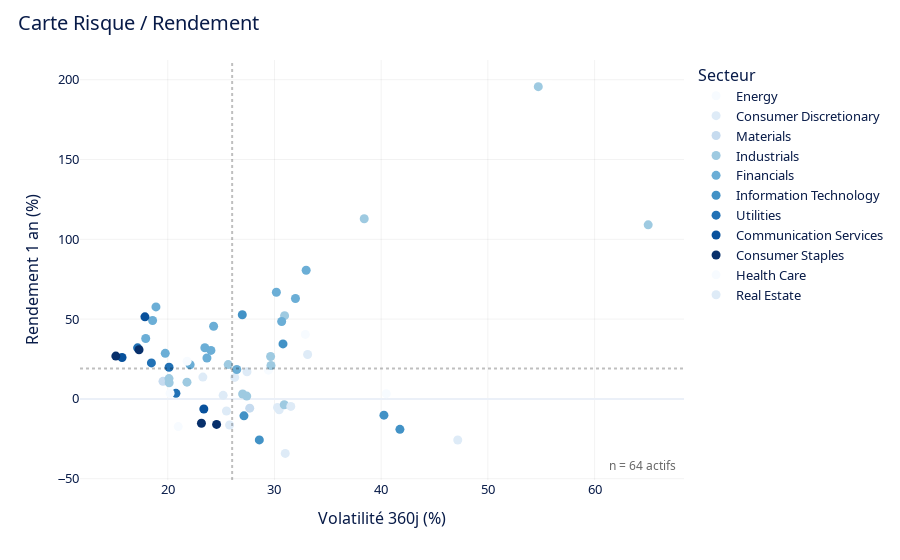

Here is the notebook cell this chart was saved with:
### Markdown cell above
### 1.2) Scatter Risk / Return

### Code cell
fdf = actions.copy()

fig_risk_return = px.scatter(
    fdf,
    x="Volatility 360 Day Calc",
    y="1 Year Total Return - Previous",
    color="Sector (1)",
    hover_data={
        "Ticker": True,
        "Sector (1)": True,
        "Risk Country": True,
        "1 Year Total Return - Previous": ":.2f",
        "Volatility 360 Day Calc": ":.2f",
        "Upside with Target Price from Analyst": ":.2f" if "Upside with Target Price from Analyst" in fdf else False
    },
    template="plotly_white",
    color_discrete_sequence=px.colors.sequential.Blues,  # palette cohérente dérivée du bleu clair
)

# Lignes de médianes
x_med = float(fdf["Volatility 360 Day Calc"].median())
y_med = float(fdf["1 Year Total Return - Previous"].median())
fig_risk_return.add_hline(y=y_med, line_dash="dot", line_color="rgba(0,0,0,0.25)")
fig_risk_return.add_vline(x=x_med, line_dash="dot", line_color="rgba(0,0,0,0.25)")

# Style & labels
fig_risk_return.update_traces(marker=dict(size=9, line=dict(width=0)))
fig_risk_return.update_layout(
    legend_title_text="Secteur",
    xaxis_title="Volatilité 360j (%)",
    yaxis_title="Rendement 1 an (%)",
    annotations=[
        dict(
            text=f"n = {len(fdf)} actifs",
            xref="paper", yref="paper", x=0.99, y=0.01,
            xanchor="right", yanchor="bottom",
            showarrow=False,
            font=dict(color="rgba(0,0,0,0.6)", size=12, family="Noto Sans, Arial")
        )
    ]
)
fig_risk_return = apply_plotly_style(fig_risk_return, title="Carte Risque / Rendement")
fig_risk_return.show()

### Figure 1 — Plotly figure (JSON) as saved in the notebook; plotly's stock layout.template omitted (floating-point values rounded to 4 significant figures)
{"data": [{"customdata": [["TTE FP Equity", "Energy", "FRANCE", 18.26], ["TE FP Equity", "Energy", "FRANCE", 6.041], ["SPM IM Equity", "Energy", "ITALY", 30.58], ["GTT FP Equity", "Energy", "FRANCE", 17.97]], "hovertemplate": "Sector (1)=%{customdata[1]}<br>Volatility 360 Day Calc=%{x:.2f}<br>1 Year Total Return - Previous=%{y:.2f}<br>Ticker=%{customdata[0]}<br>Risk Country=%{customdata[2]}<br>Upside with Target Price from Analyst=%{customdata[3]:.2f}<extra></extra>", "legendgroup": "Energy", "marker": {"color": "rgb(247,251,255)", "line": {"width": 0}, "size": 9, "symbol": "circle"}, "mode": "markers", "name": "Energy", "orientation": "v", "showlegend": true, "type": "scatter", "x": [20.98, 32.89, 40.48, 29.43], "xaxis": "x", "y": [-17.37, 40.4, 3.276, 18.02], "yaxis": "y"}, {"customdata": [["RACE IM Equity", "Consumer Discretionary", "ITALY", -1.204], ["ADS GY Equity", "Consumer Discretionary", "GERMANY", 17.09], ["MC FP Equity", "Consumer Discretionary", "FRANCE", 19.76], ["VOW3 GY Equity", "Consumer Discretionary", "GERMANY", 12.5], ["MBG GY Equity", "Consumer Discretionary", "GERMANY", 15.85], ["MONC IM Equity", "Consumer Discretionary", "ITALY", 6.177], ["FR FP Equity", "Consumer Discretionary", "FRANCE", 10.96], ["PRX NA Equity", "Consumer Discretionary", "CHINA", 17.24], ["RMS FP Equity", "Consumer Discretionary", "FRANCE", -1.176], ["ITX SM Equity", "Consumer Discretionary", "SPAIN", 5.139]], "hovertemplate": "Sector (1)=%{customdata[1]}<br>Volatility 360 Day Calc=%{x:.2f}<br>1 Year Total Return - Previous=%{y:.2f}<br>Ticker=%{customdata[0]}<br>Risk Country=%{customdata[2]}<br>Upside with Target Price from Analyst=%{customdata[3]:.2f}<extra></extra>", "legendgroup": "Consumer Discretionary", "marker": {"color": "rgb(222,235,247)", "line": {"width": 0}, "size": 9, "symbol": "circle"}, "mode": "markers", "name": "Consumer Discretionary", "orientation": "v", "showlegend": true, "type": "scatter", "x": [27.42, 30.29, 31.01, 25.5, 25.79, 30.44, 47.17, 33.11, 26.27, 23.29], "xaxis": "x", "y": [17.0, -5.356, -34.15, -7.58, -16.33, -6.788, -25.77, 27.81, 13.46, 13.67], "yaxis": "y"}, {"customdata": [["BAS GY Equity", "Materials", "GERMANY", 16.95], ["AI FP Equity", "Materials", "FRANCE", 4.774]], "hovertemplate": "Sector (1)=%{customdata[1]}<br>Volatility 360 Day Calc=%{x:.2f}<br>1 Year Total Return - Previous=%{y:.2f}<br>Ticker=%{customdata[0]}<br>Risk Country=%{customdata[2]}<br>Upside with Target Price from Analyst=%{customdata[3]:.2f}<extra></extra>", "legendgroup": "Materials", "marker": {"color": "rgb(198,219,239)", "line": {"width": 0}, "size": 9, "symbol": "circle"}, "mode": "markers", "name": "Materials", "orientation": "v", "showlegend": true, "type": "scatter", "x": [27.68, 19.55], "xaxis": "x", "y": [-5.818, 10.99], "yaxis": "y"}, {"customdata": [["DHL GY Equity", "Industrials", "GERMANY", 12.07], ["DG FP Equity", "Industrials", "FRANCE", 9.264], ["SGO FP Equity", "Industrials", "FRANCE", 4.409], ["WKL NA Equity", "Industrials", "NETHERLANDS", 3.578], ["LDO IM Equity", "Industrials", "ITALY", 8.676], ["BVI FP Equity", "Industrials", "FRANCE", 14.36], ["SIE GY Equity", "Industrials", "GERMANY", 5.106], ["AIR FP Equity", "Industrials", "FRANCE", 13.63], ["R3NK GY Equity", "Industrials", "GERMANY", -7.583], ["SAF FP Equity", "Industrials", "FRANCE", 3.032], ["ENR GY Equity", "Industrials", "GERMANY", -7.93], ["SU FP Equity", "Industrials", "USA", 14.55], ["HO FP Equity", "Industrials", "FRANCE", 4.633]], "hovertemplate": "Sector (1)=%{customdata[1]}<br>Volatility 360 Day Calc=%{x:.2f}<br>1 Year Total Return - Previous=%{y:.2f}<br>Ticker=%{customdata[0]}<br>Risk Country=%{customdata[2]}<br>Upside with Target Price from Analyst=%{customdata[3]:.2f}<extra></extra>", "legendgroup": "Industrials", "marker": {"color": "rgb(158,202,225)", "line": {"width": 0}, "size": 9, "symbol": "circle"}, "mode": "markers", "name": "Industrials", "orientation": "v", "showlegend": true, "type": "scatter", "x": [27.02, 20.12, 29.64, 20.13, 38.41, 21.8, 29.67, 27.4, 65.02, 25.67, 54.72, 30.92, 30.95], "xaxis": "x", "y": [3.053, 12.73, 26.57, 10.07, 112.9, 10.48, 20.92, 1.756, 109.1, 21.5, 195.7, -3.661, 52.17], "yaxis": "y"}, {"customdata": [["ALV GY Equity", "Financials", "GERMANY", 1.198], ["SAN SM Equity", "Financials", "SPAIN", 5.459], ["NDA FH Equity", "Financials", "FINLAND", 3.394], ["DB1 GY Equity", "Financials", "GERMANY", -0.7824], ["INGA NA Equity", "Financials", "NETHERLANDS", 6.122], ["BAMI IM Equity", "Financials", "ITALY", 1.309], ["G IM Equity", "Financials", "ITALY", -10.15], ["CS FP Equity", "Financials", "FRANCE", 4.371], ["BNP FP Equity", "Financials", "FRANCE", 8.245], ["UCG IM Equity", "Financials", "ITALY", 2.821], ["MUV2 GY Equity", "Financials", "GERMANY", -0.9701], ["ISP IM Equity", "Financials", "ITALY", 6.853], ["KBC BB Equity", "Financials", "BELGIUM", 4.795], ["GLE FP Equity", "Financials", "FRANCE", 1.91]], "hovertemplate": "Sector (1)=%{customdata[1]}<br>Volatility 360 Day Calc=%{x:.2f}<br>1 Year Total Return - Previous=%{y:.2f}<br>Ticker=%{customdata[0]}<br>Risk Country=%{customdata[2]}<br>Upside with Target Price from Analyst=%{customdata[3]:.2f}<extra></extra>", "legendgroup": "Financials", "marker": {"color": "rgb(107,174,214)", "line": {"width": 0}, "size": 9, "symbol": "circle"}, "mode": "markers", "name": "Financials", "orientation": "v", "showlegend": true, "type": "scatter", "x": [17.93, 30.68, 22.1, 18.89, 23.67, 30.18, 18.58, 19.76, 26.47, 31.97, 23.48, 24.3, 24.05, 32.97], "xaxis": "x", "y": [37.86, 48.5, 21.36, 57.66, 25.61, 66.83, 49.1, 28.53, 18.41, 62.94, 32.03, 45.49, 30.38, 80.64], "yaxis": "y"}, {"customdata": [["NOKIA FH Equity", "Information Technology", "FINLAND", 3.926], ["ASML NA Equity", "Information Technology", "NETHERLANDS", 13.1], ["CAP FP Equity", "Information Technology", "FRANCE", 20.01], ["DSY FP Equity", "Information Technology", "FRANCE", 13.16], ["SAP GY Equity", "Information Technology", "GERMANY", 3.238], ["IFX GY Equity", "Information Technology", "GERMANY", 17.06]], "hovertemplate": "Sector (1)=%{customdata[1]}<br>Volatility 360 Day Calc=%{x:.2f}<br>1 Year Total Return - Previous=%{y:.2f}<br>Ticker=%{customdata[0]}<br>Risk Country=%{customdata[2]}<br>Upside with Target Price from Analyst=%{customdata[3]:.2f}<extra></extra>", "legendgroup": "Information Technology", "marker": {"color": "rgb(66,146,198)", "line": {"width": 0}, "size": 9, "symbol": "circle"}, "mode": "markers", "name": "Information Technology", "orientation": "v", "showlegend": true, "type": "scatter", "x": [30.8, 41.76, 28.58, 27.14, 26.99, 40.26], "xaxis": "x", "y": [34.45, -19.08, -25.72, -10.61, 52.7, -10.18], "yaxis": "y"}, {"customdata": [["IBE SM Equity", "Utilities", "SPAIN", -1.719], ["ENEL IM Equity", "Utilities", "ITALY", 4.604], ["EOAN GY Equity", "Utilities", "GERMANY", 8.432], ["VIE FP Equity", "Utilities", "FRANCE", 18.03]], "hovertemplate": "Sector (1)=%{customdata[1]}<br>Volatility 360 Day Calc=%{x:.2f}<br>1 Year Total Return - Previous=%{y:.2f}<br>Ticker=%{customdata[0]}<br>Risk Country=%{customdata[2]}<br>Upside with Target Price from Analyst=%{customdata[3]:.2f}<extra></extra>", "legendgroup": "Utilities", "marker": {"color": "rgb(33,113,181)", "line": {"width": 0}, "size": 9, "symbol": "circle"}, "mode": "markers", "name": "Utilities", "orientation": "v", "showlegend": true, "type": "scatter", "x": [17.17, 18.47, 20.12, 20.77], "xaxis": "x", "y": [31.99, 22.54, 19.83, 3.481], "yaxis": "y"}, {"customdata": [["DTE GY Equity", "Communication Services", "GERMANY", 16.28], ["ORA FP Equity", "Communication Services", "FRANCE", 7.354], ["PUB FP Equity", "Communication Services", "FRANCE", 13.12]], "hovertemplate": "Sector (1)=%{customdata[1]}<br>Volatility 360 Day Calc=%{x:.2f}<br>1 Year Total Return - Previous=%{y:.2f}<br>Ticker=%{customdata[0]}<br>Risk Country=%{customdata[2]}<br>Upside with Target Price from Analyst=%{customdata[3]:.2f}<extra></extra>", "legendgroup": "Communication Services", "marker": {"color": "rgb(8,81,156)", "line": {"width": 0}, "size": 9, "symbol": "circle"}, "mode": "markers", "name": "Communication Services", "orientation": "v", "showlegend": true, "type": "scatter", "x": [17.86, 15.72, 23.38], "xaxis": "x", "y": [51.42, 25.95, -6.341], "yaxis": "y"}, {"customdata": [["AD NA Equity", "Consumer Staples", "NETHERLANDS", -1.016], ["HEIA NA Equity", "Consumer Staples", "NETHERLANDS", 15.81], ["OR FP Equity", "Consumer Staples", "FRANCE", -1.357], ["BN FP Equity", "Consumer Staples", "FRANCE", 0.2828]], "hovertemplate": "Sector (1)=%{customdata[1]}<br>Volatility 360 Day Calc=%{x:.2f}<br>1 Year Total Return - Previous=%{y:.2f}<br>Ticker=%{customdata[0]}<br>Risk Country=%{customdata[2]}<br>Upside with Target Price from Analyst=%{customdata[3]:.2f}<extra></extra>", "legendgroup": "Consumer Staples", "marker": {"color": "rgb(8,48,107)", "line": {"width": 0}, "size": 9, "symbol": "circle"}, "mode": "markers", "name": "Consumer Staples", "orientation": "v", "showlegend": true, "type": "scatter", "x": [17.31, 23.16, 24.58, 15.13], "xaxis": "x", "y": [30.77, -15.27, -16.01, 26.81], "yaxis": "y"}, {"customdata": [["EL FP Equity", "Health Care", "FRANCE", 4.173], ["SAN FP Equity", "Health Care", "USA", 27.47]], "hovertemplate": "Sector (1)=%{customdata[1]}<br>Volatility 360 Day Calc=%{x:.2f}<br>1 Year Total Return - Previous=%{y:.2f}<br>Ticker=%{customdata[0]}<br>Risk Country=%{customdata[2]}<br>Upside with Target Price from Analyst=%{customdata[3]:.2f}<extra></extra>", "legendgroup": "Health Care", "marker": {"color": "rgb(247,251,255)", "line": {"width": 0}, "size": 9, "symbol": "circle"}, "mode": "markers", "name": "Health Care", "orientation": "v", "showlegend": true, "type": "scatter", "x": [21.81, 20.22], "xaxis": "x", "y": [23.64, 3.506], "yaxis": "y"}, {"customdata": [["URW FP Equity", "Real Estate", "FRANCE", 15.16], ["VNA GY Equity", "Real Estate", "GERMANY", 18.69]], "hovertemplate": "Sector (1)=%{customdata[1]}<br>Volatility 360 Day Calc=%{x:.2f}<br>1 Year Total Return - Previous=%{y:.2f}<br>Ticker=%{customdata[0]}<br>Risk Country=%{customdata[2]}<br>Upside with Target Price from Analyst=%{customdata[3]:.2f}<extra></extra>", "legendgroup": "Real Estate", "marker": {"color": "rgb(222,235,247)", "line": {"width": 0}, "size": 9, "symbol": "circle"}, "mode": "markers", "name": "Real Estate", "orientation": "v", "showlegend": true, "type": "scatter", "x": [25.19, 31.53], "xaxis": "x", "y": [2.214, -4.709], "yaxis": "y"}], "layout": {"annotations": [{"font": {"color": "rgba(0,0,0,0.6)", "family": "Noto Sans, Arial", "size": 12}, "showarrow": false, "text": "n = 64 actifs", "x": 0.99, "xanchor": "right", "xref": "paper", "y": 0.01, "yanchor": "bottom", "yref": "paper"}], "font": {"color": "rgb(8, 27, 72)", "family": "Noto Sans, Arial", "size": 13}, "legend": {"title": {"text": "Secteur"}, "tracegroupgap": 0}, "margin": {"t": 60}, "paper_bgcolor": "rgb(255, 255, 255)", "plot_bgcolor": "rgb(255, 255, 255)", "shapes": [{"line": {"color": "rgba(0,0,0,0.25)", "dash": "dot"}, "type": "line", "x0": 0, "x1": 1, "xref": "x domain", "y0": 19.12, "y1": 19.12, "yref": "y"}, {"line": {"color": "rgba(0,0,0,0.25)", "dash": "dot"}, "type": "line", "x0": 26.03, "x1": 26.03, "xref": "x", "y0": 0, "y1": 1, "yref": "y domain"}], "title": {"font": {"color": "rgb(8, 27, 72)", "family": "Noto Sans, Arial", "size": 20}, "text": "Carte Risque / Rendement", "x": 0.02, "xanchor": "left"}, "xaxis": {"anchor": "y", "domain": [0, 1], "gridcolor": "rgba(0,0,0,0.05)", "mirror": true, "showgrid": true, "title": {"text": "Volatilité 360j (%)"}}, "yaxis": {"anchor": "x", "domain": [0, 1], "gridcolor": "rgba(0,0,0,0.05)", "mirror": true, "showgrid": true, "title": {"text": "Rendement 1 an (%)"}}}}
